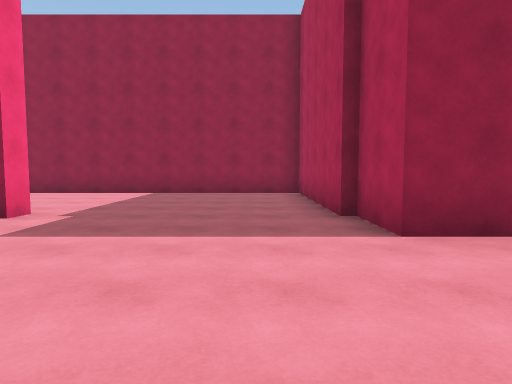
view 1 (above)

24 first-person views from a walk through a scene from a Unity 3-D project. The camera is 1.4 m above the floor, tilts 4° down and sees 75° across. The floor is counted in squares, 2 m on a side. Each view is taken from the middle of a square. On the plan, view 1 faces up. The plan holds only what a view shows up to about 10 squares ahead; the rest is blank. The place goes on beyond the plan.

view 2
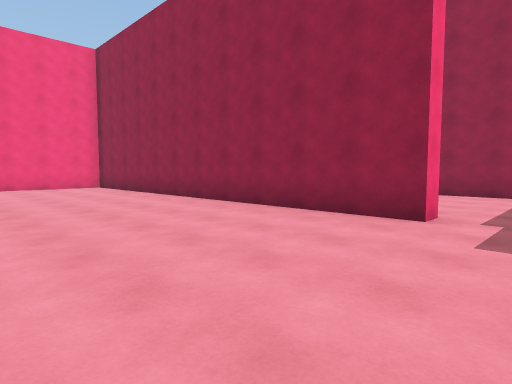

view 3
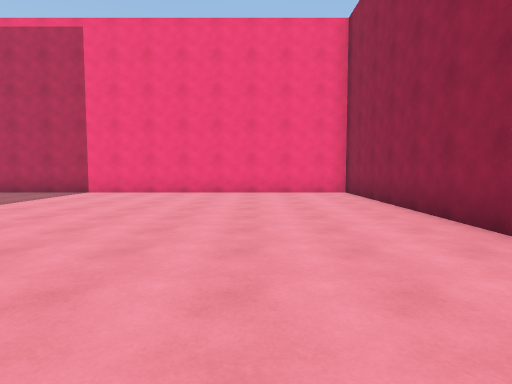

view 4
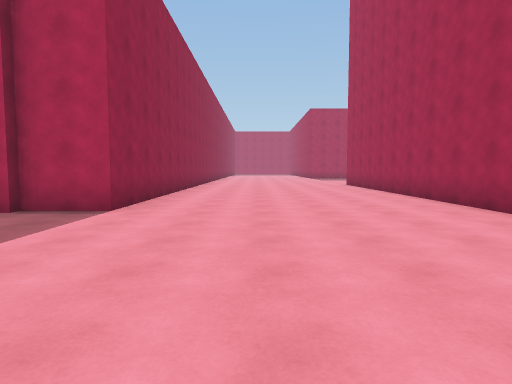

view 5
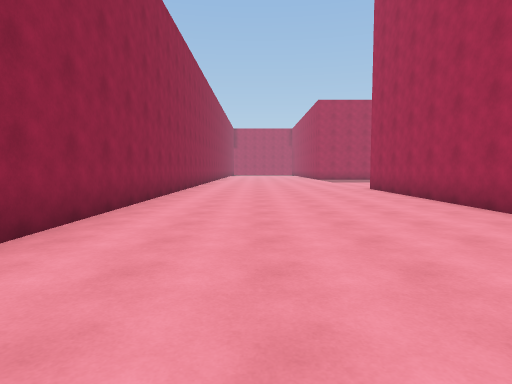

view 6
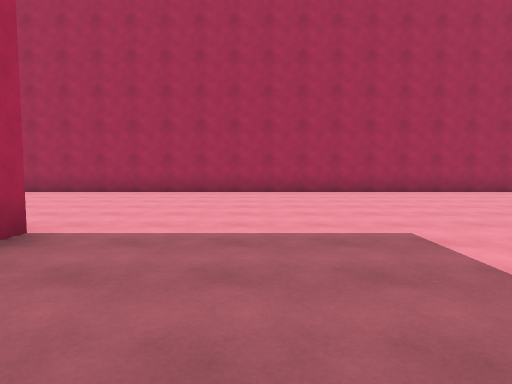

view 7
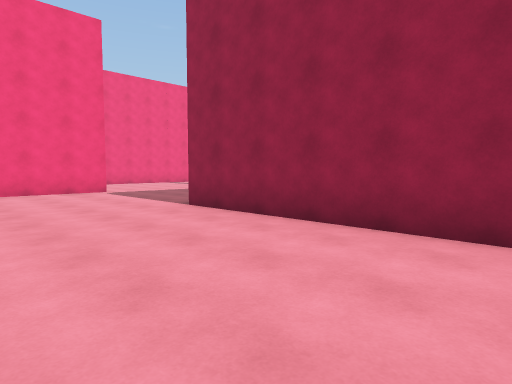

view 8
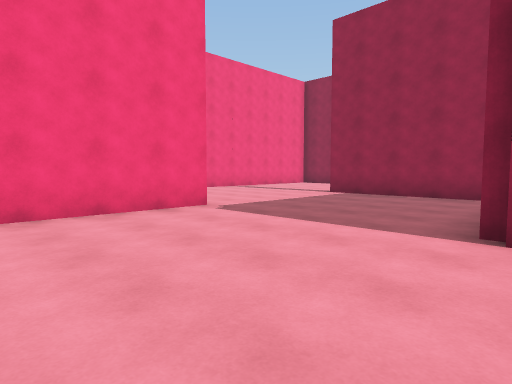

view 9
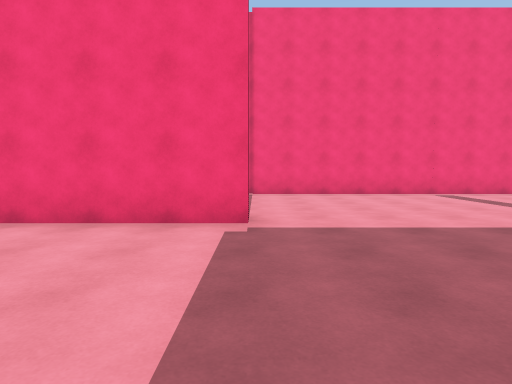

view 10
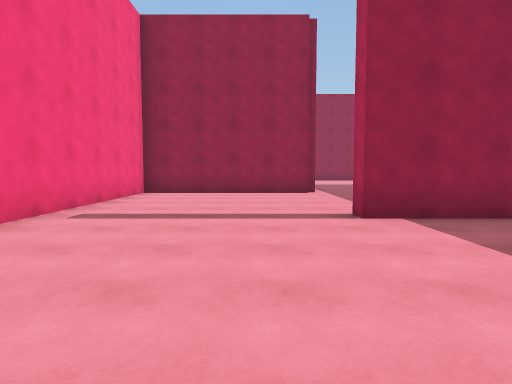

view 11
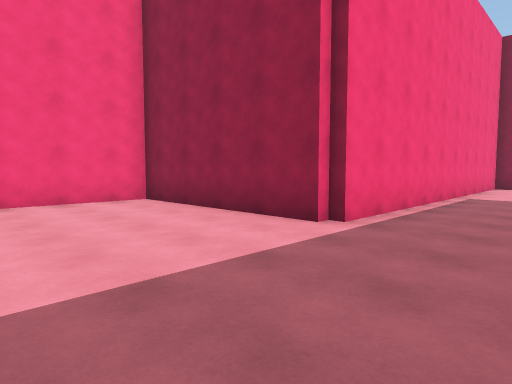

view 12
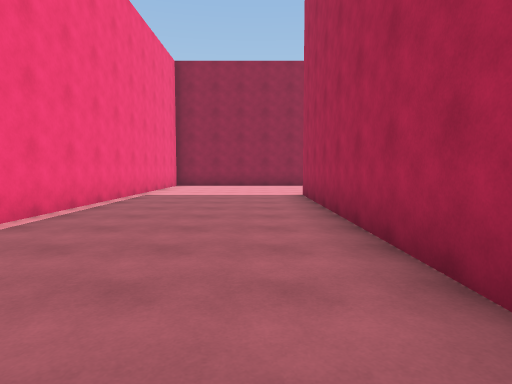

view 13
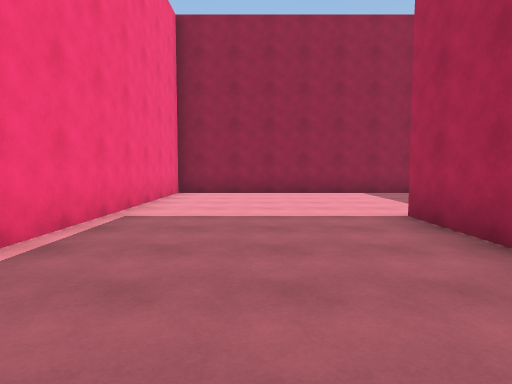

view 14
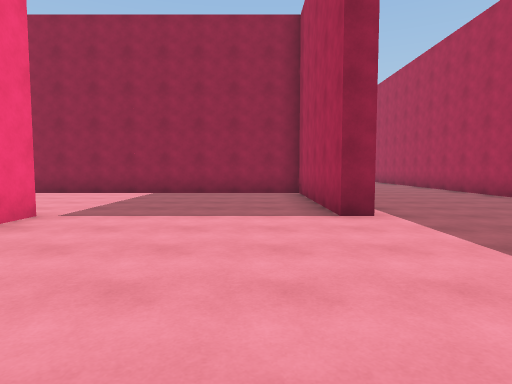

view 15
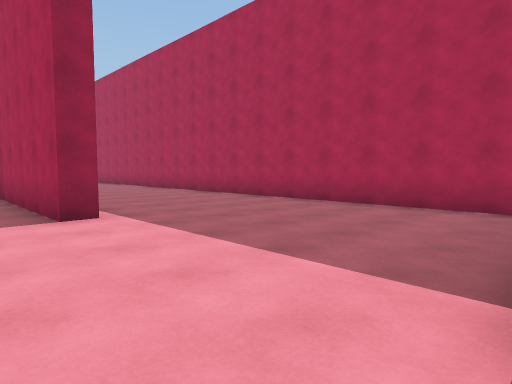

view 16
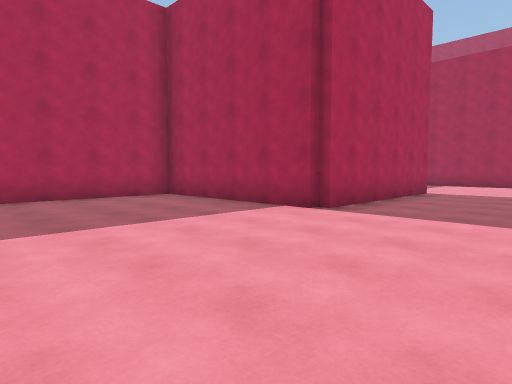

view 17
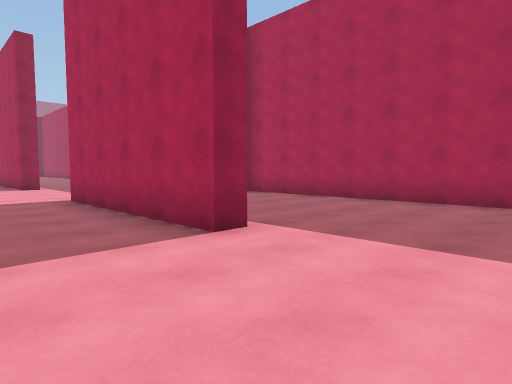

view 18
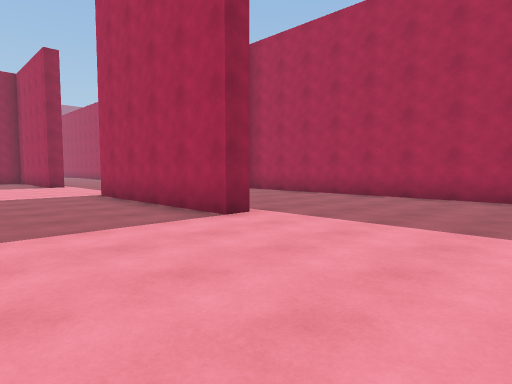

view 19
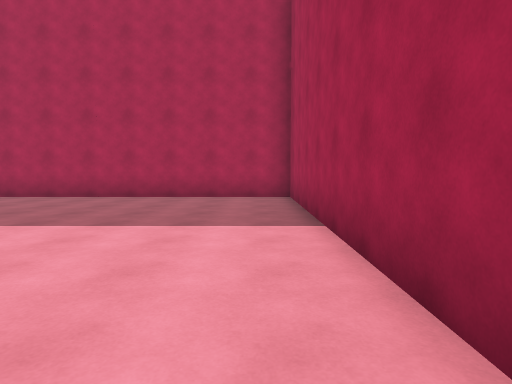

view 20
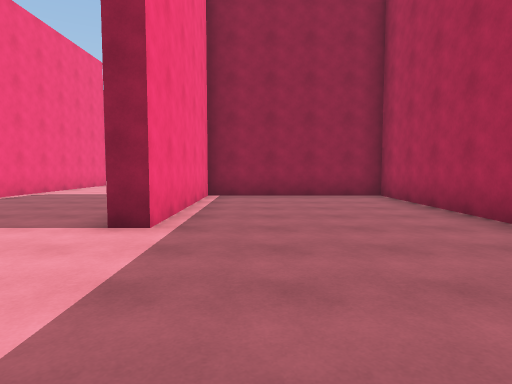

view 21
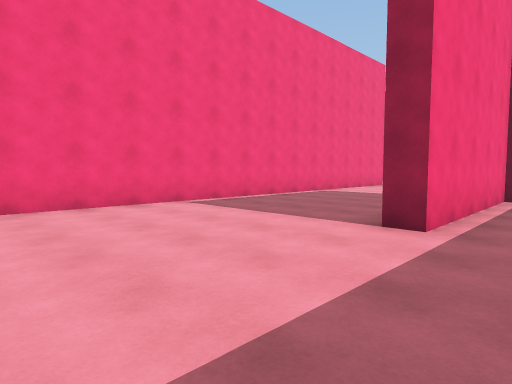

view 22
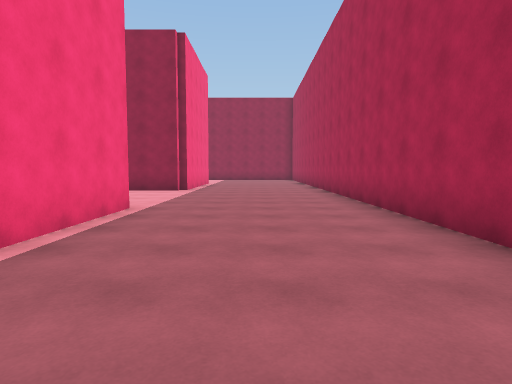

view 23
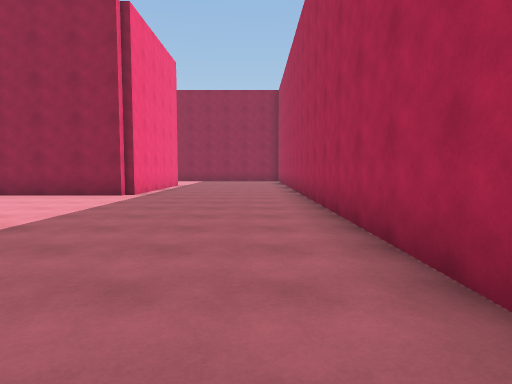

view 24
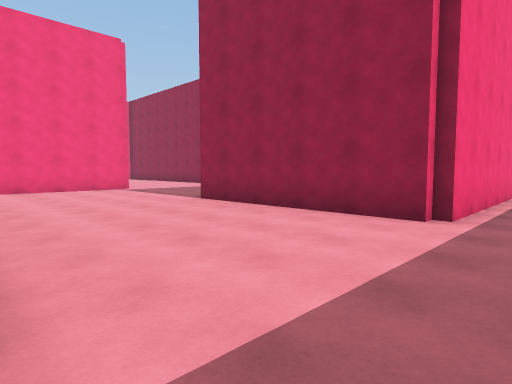

### Floor plan
Points are (right, up) in squares from view 1. A wall is a line through its corners. A room is listed if a view was taken in it or the views show most of it. See-through windows are left out.
Room 1 (views 1, 2, 3, 4, 5, 6, 7, 8, 9, 10, 11, 12, 13, 14, 15, 16, 17, 18, 19, 20, 21, 22, 23, 24)
walls: (-6, 10.1) (1.3, 10.1) (1.3, 19.7) (-3.2, 19.7) (-3.2, 14.9) (-3.7, 14.9) (-3.7, 20.1) (1.3, 20.1) (1.3, 36); (-9.6, 14.7) (-13.5, 14.7) (-13.5, 15.2); (-8.7, 17.5) (-8.7, 25); (-13.2, 10) (-13.2, 6.6); (-3.5, 5.2) (-3.5, 4.7) (-14.8, 4.7) (-14.8, -5.6); (-8.2, 21.1) (-8.2, 11.8); (1.3, 4.9) (1.3, 9.7) (-8.5, 9.7); (-8.2, 25) (-8.2, 24.1); (-3.1, 24.9) (-3.7, 24.9) (-3.7, 29.6) (-13.2, 29.6) (-13.2, 19.7) (-18.2, 19.7) (-18.2, 9.9); (-8.8, -3) (9, -3); (-3.2, 30) (-3.2, 26.9); (9, 3.4) (1.5, 3.4) (1.5, 5); (-13.2, 33) (-13.2, 31.4); (-3.2, 36.5) (-3.2, 34.7) (-8.5, 34.7)

Where each view was taken, in squares from view 1:
view 1: 0 up, 0 right, facing up
view 2: 0 up, 2 left, facing up-left
view 3: 2 up, 5 left, facing left
view 4: 1 up, 4 left, facing right
view 5: 1 up, 1 left, facing right
view 6: 7 up, 1 left, facing down
view 7: 6 up, 3 left, facing up-left
view 8: 6 up, 8 left, facing up-left
view 9: 10 up, 9 left, facing left
view 10: 10 up, 15 left, facing up
view 11: 16 up, 11 left, facing up-left
view 12: 16 up, 10 left, facing up
view 13: 20 up, 11 left, facing up
view 14: 20 up, 5 left, facing up
view 15: 20 up, 5 left, facing up-right
view 16: 25 up, 7 left, facing down-right
view 17: 12 up, 6 left, facing up-right
view 18: 11 up, 7 left, facing up-right
view 19: 11 up, 7 left, facing right
view 20: 11 up, 2 left, facing up
view 21: 11 up, 2 left, facing up-left
view 22: 24 up, 1 left, facing up
view 23: 26 up, 0 right, facing up
view 24: 30 up, 2 left, facing up-left
